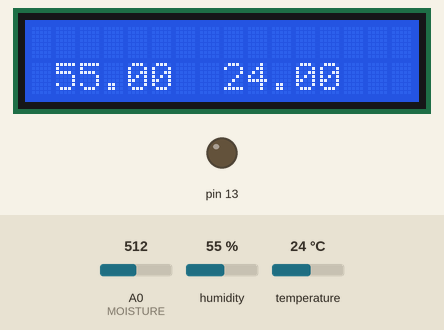
Simulated run of this sketch. Board: Arduino Uno, built with avr-gcc and run on an emulated ATmega328P. On the bench: 16×2 character LCD, output pins drawn as LEDs (lit = HIGH). The inputs (shaded band) are chosen by the test bench; at power-on: humidity 55 %, temperature 24 °C, A0 (MOISTURE) = 512. What the sketch prints to the serial monitor is not drawn.

Above: at 1.2 s.
1.3 s: humidity set to 22 %
At 2.5 s:
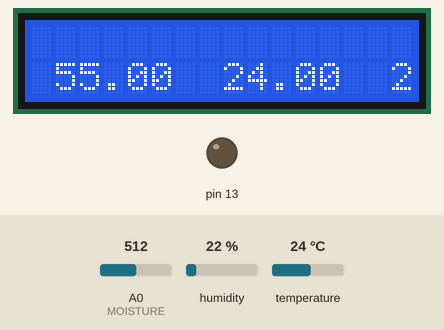
7.4 s: temperature set to 12 °C
At 12.8 s:
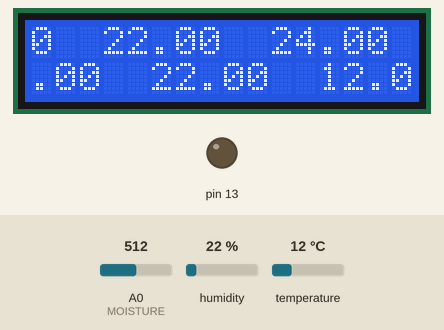
13.5 s: humidity set to 40 %
At 18.9 s:
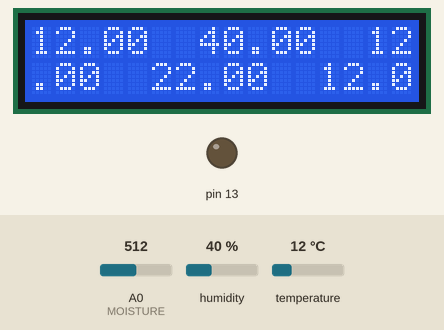
19.6 s: temperature set to 19 °C
At 39.5 s:
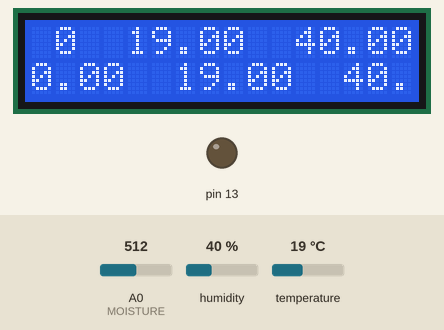
Timing chart, 0 to 41.0 s (numbered marks = the images above; inputs shaded):
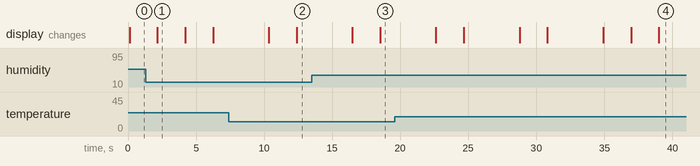

Measured:
- what the display in image 1 shows lasts 2.0 s, from 2.2 s to 4.2 s

The sketch:

hackathon.ino
```cpp
#include <LiquidCrystal.h>

#include <SoftwareSerial.h>

#include<dht.h>
#include<LiquidCrystal.h>
#include<SoftwareSerial.h>
SoftwareSerial mySerial(9,10);//RX,TX
dht DHT ;
#define DHT11_PIN 7
#define echopin 5 //echo pin
#define trigpin 4//Trigger pin
const int MOISTURE = A0;
const int THRESHHOLD = 750;
int maximumRange = 55;
int motorPin = 3;
const int rs = 12, en = 11, d4 = 5, d5 = 4, d6 = 3, d7 = 2;
LiquidCrystal lcd(rs, en, d4, d5, d6, d7);
void setup()
{
 pinMode(motorPin, OUTPUT);
  Serial.begin(9600);
  lcd.begin(16,2);
  lcd.setCursor(1,1);
  while (! Serial);
  Serial.println("Speed 0 to 255");
pinMode(13,OUTPUT);
pinMode(7,OUTPUT);
pinMode(echopin,INPUT);
}
void LedState(int state)
{
digitalWrite(13,state);
}
void loop()
{
digitalWrite(trigpin,LOW);
delayMicroseconds(2);
digitalWrite(trigpin,HIGH);
delay(20);
int chk=DHT.read11(DHT11_PIN);
Serial.println("Humidity");
Serial.println(DHT.humidity);
lcd.println(DHT.humidity);
Serial.println("Temperature");
Serial.println(DHT.temperature);
lcd.println(DHT.temperature);
int moisture = analogRead(MOISTURE);
Serial.print("Moisture = ");
Serial.println(moisture);
if(moisture>THRESHHOLD)
{
  digitalWrite(7,HIGH);
  SendMessage1();

}
else
{
  digitalWrite(7,LOW);
   if (Serial.available())
  {
    int speed = Serial.parseInt();
    if (speed >= 0 && speed <= 255)
    {
      analogWrite(motorPin, speed);
    }
  }
}
delay(2000);
}

void SendMessage1()
{
  mySerial.println("AT+CMGF=1");
  mySerial.println("AT+CMGF=1"); //Set the GSM Module in Text Mode
  delay(1000);
  mySerial.println("AT+CMGS=\"+919636874188\"\r"); //Replace x with mobile number
  delay(1000);
  mySerial.println("Moisture is high");//the SMS text you want to send
  delay(100);
  mySerial.println((char)26);// ASCII code of CTRL+Z
  delay(100);
}
/*int motorPin = 3;
void setup()
{
  pinMode(motorPin, OUTPUT);
  Serial.begin(9600);
  while (! Serial);
  Serial.println("Speed 0 to 255");
}


void loop()
{
  if (Serial.available())
  {
    int speed = Serial.parseInt();
    if (speed >= 0 && speed <= 255)
    {
      analogWrite(motorPin, speed);
    }
  }
} */
```
